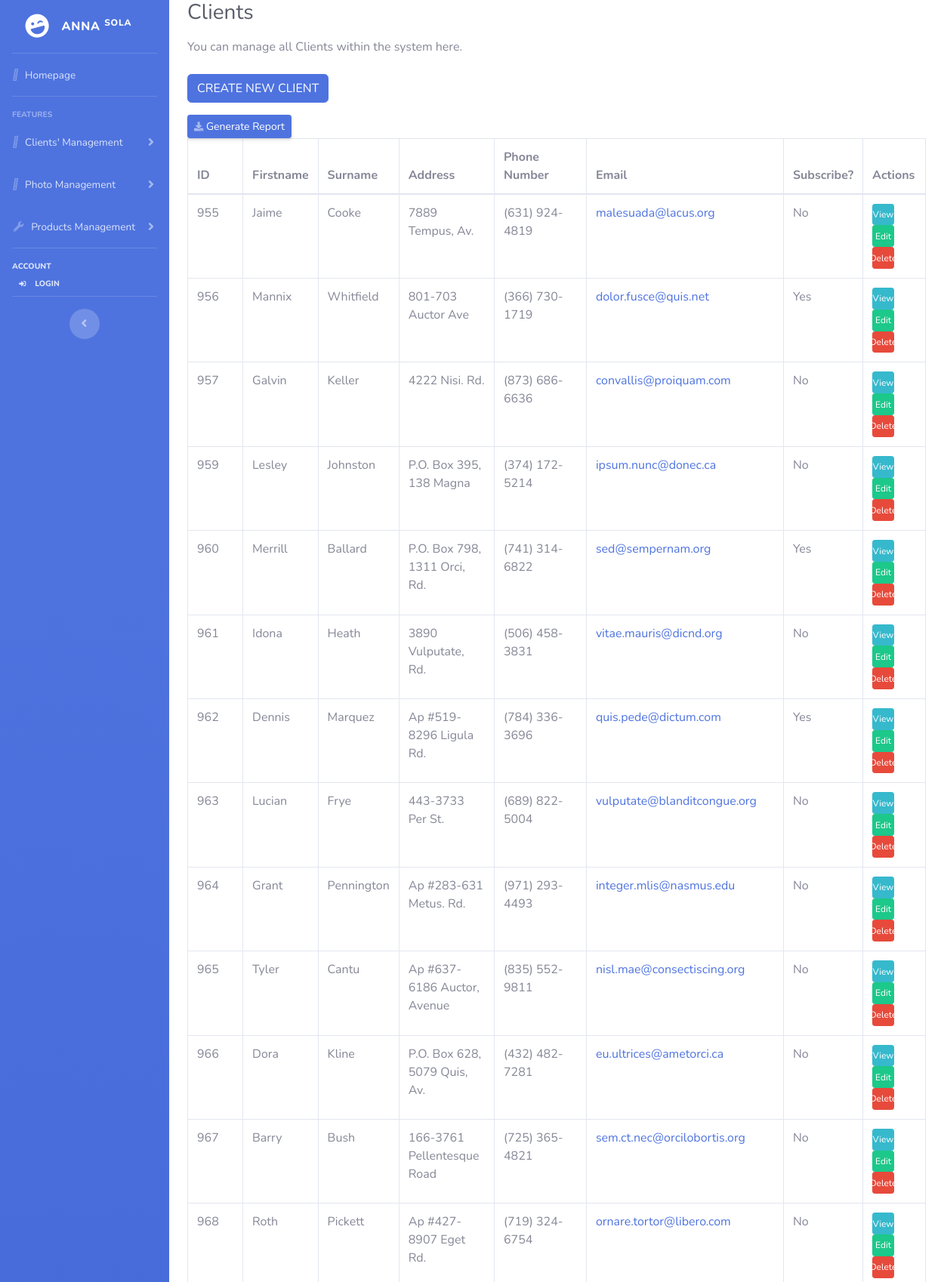
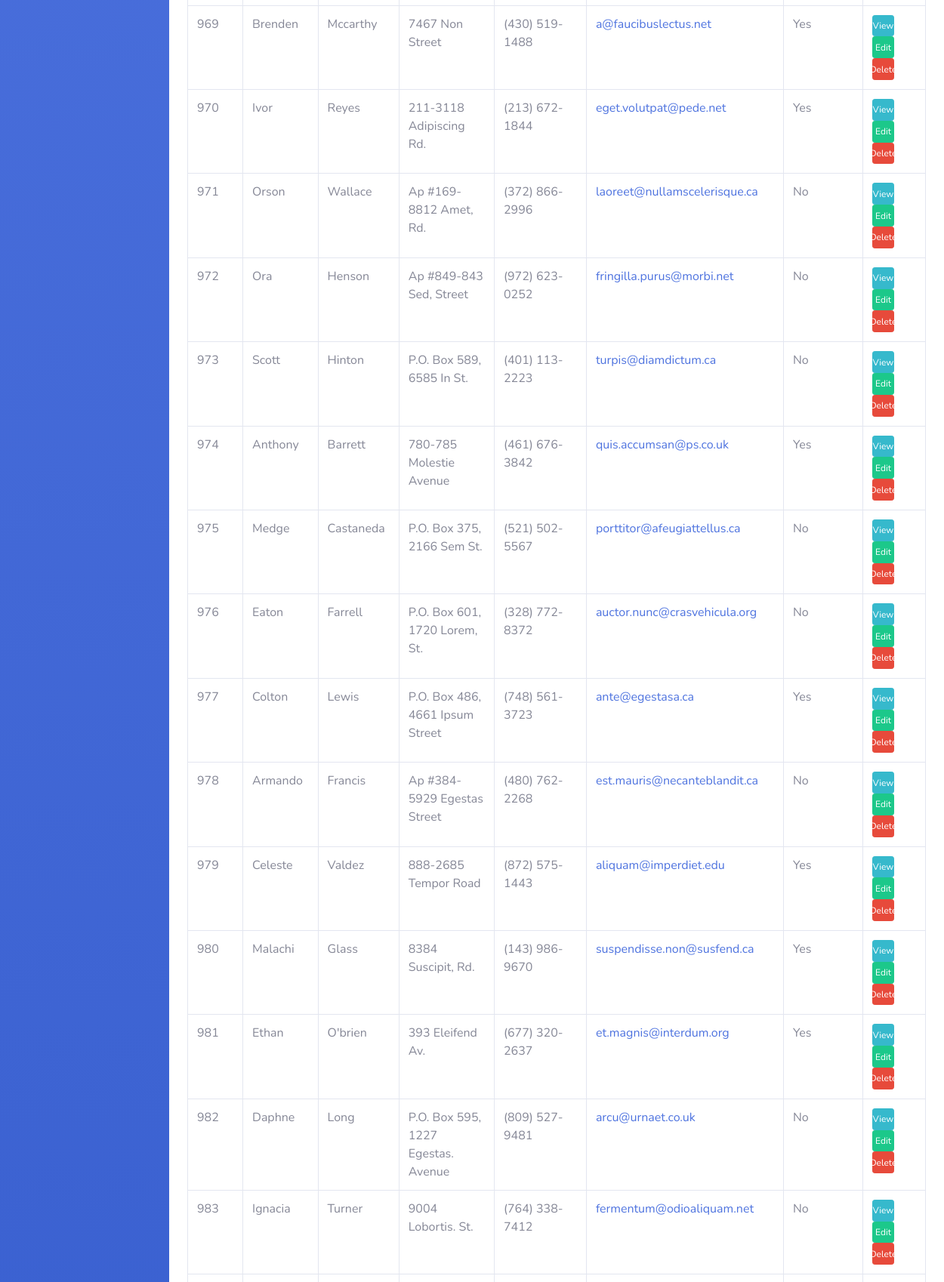
The page /client.php (signed in, upper part) on the database its author committed (2 pictures, top to bottom).
### tables this page shows
CREATE TABLE `clients` (
                           `id` int(10) NOT NULL,
                           `client_Firstname` varchar(150) NOT NULL,
                           `client_Surname` varchar(150) NOT NULL,
                           `client_Address` varchar(200) NOT NULL,
                           `client_Phone` varchar(25) NOT NULL,
                           `client_Email` varchar(320) NOT NULL,
                           `client_Subscribe` varchar(20) NOT NULL,
                           `client_Other_information` varchar(320) NOT NULL
);

### client.php (the view, shortened to what this page needs)
<?php
require('header.php');
?>
<div class="container-fluid">
    <h1 class="h3 mb-2 text-gray-800 pb-2">
        <span>Clients</span>
    </h1>
    <p class="mb-4">You can manage all Clients within the system here.</p>
    <div class="table-responsive">
        <?php $client_stmt = $pdo->prepare("SELECT * FROM `clients`");
        if ($client_stmt->execute() && $client_stmt->rowCount() > 0): ?>
            <table class="table table-bordered">
                <div>
                    <p class="yes" >
                        <a href="client_insert.php" type="button" class="btn btn-primary" name="insert">CREATE NEW CLIENT </a>
                    </p>
                </div>
                <div style="text-align: left">
                    <a href="report.php" class="d-none d-sm-inline-block btn btn-sm btn-primary shadow-sm" ><i
                                class="fas fa-download fa-sm text-white-50"></i> Generate Report</a>
                </div>
                <thead>
                <tr>
                    <th scope="col" >ID</th>
                    <th scope="col">Firstname</th>
                    <th scope="col">Surname</th>
                    <th scope="col">Address</th>
                    <th scope="col">Phone Number</th>
                    <th scope="col">Email</th>
                    <th scope="col">Subscribe?</th>
                    <th scope="col">Actions</th>
                </tr>
                </thead>
                <tbody>
                <?php while ($clients = $client_stmt->fetchObject()): ?>
                    <tr>
                        <td><?= $clients->id?></td>
                        <td><?= $clients->client_Firstname?></td>
                        <td><?= $clients->client_Surname ?></td>
                        <td><?= $clients->client_Address ?></td>
                        <td><?= $clients->client_Phone ?></td>
                        <td><a href="mailto: <?= $clients->client_Email ?>"> <?= $clients->client_Email ?></a></td>
                        <td><?= $clients->client_Subscribe ?></td>
                        <td class="table-cell-center">
                            <a class="btn btn-info btn-circle btn-sm button-delete-product" href="client_view.php?id=<?= $clients->id ?>" >View</a>
                            <a class="btn btn-success btn-circle btn-sm button-delete-product" href="client_update.php?id=<?= $clients->id ?>" >Edit</a>
                            <a  class="btn btn-danger btn-circle btn-sm button-delete-product" onclick="window.location='client_delete.php?id=<?= $clients->id ?>'">Delete</a>
                        </td>
                    </tr>
                <?php endwhile; ?>
                </tbody>
            </table>
        <?php else: ?>
            <p class="mb-4">There's no product in the database. </p>
        <?php endif; ?>
    </div>
    <?php
    $currentFilePath = $_SERVER["SCRIPT_FILENAME"];
    echo "<b>Current PHP File is " . $currentFilePath . "</b><br/>";
    echo "</ul>";?>
</div>

### client.php (style rules this page uses)
a { color: #4e73df; text-decoration: none; }

### rows shown on the page
clients: id "955", client_Firstname "Jaime", client_Surname "Cooke", client_Address "7889 Tempus, Av.", client_Phone "(631) 924-4819", client_Email "malesuada@lacus.org", client_Subscribe "No"
clients: id "956", client_Firstname "Mannix", client_Surname "Whitfield", client_Address "801-703 Auctor Ave", client_Phone "(366) 730-1719", client_Email "dolor.fusce@quis.net", client_Subscribe "Yes"
clients: id "957", client_Firstname "Galvin", client_Surname "Keller", client_Address "4222 Nisi. Rd.", client_Phone "(873) 686-6636", client_Email "convallis@proiquam.com", client_Subscribe "No"
clients: id "959", client_Firstname "Lesley", client_Surname "Johnston", client_Address "P.O. Box 395, 138 Magna", client_Phone "(374) 172-5214", client_Email "ipsum.nunc@donec.ca", client_Subscribe "No"
clients: id "960", client_Firstname "Merrill", client_Surname "Ballard", client_Address "P.O. Box 798, 1311 Orci, Rd.", client_Phone "(741) 314-6822", client_Email "sed@sempernam.org", client_Subscribe "Yes"
clients: id "961", client_Firstname "Idona", client_Surname "Heath", client_Address "3890 Vulputate, Rd.", client_Phone "(506) 458-3831", client_Email "vitae.mauris@dicnd.org", client_Subscribe "No"
clients: id "962", client_Firstname "Dennis", client_Surname "Marquez", client_Address "Ap #519-8296 Ligula Rd.", client_Phone "(784) 336-3696", client_Email "quis.pede@dictum.com", client_Subscribe "Yes"
clients: id "963", client_Firstname "Lucian", client_Surname "Frye", client_Address "443-3733 Per St.", client_Phone "(689) 822-5004", client_Email "vulputate@blanditcongue.org", client_Subscribe "No"
clients: id "964", client_Firstname "Grant", client_Surname "Pennington", client_Address "Ap #283-631 Metus. Rd.", client_Phone "(971) 293-4493", client_Email "integer.mlis@nasmus.edu", client_Subscribe "No"
clients: id "965", client_Firstname "Tyler", client_Surname "Cantu", client_Address "Ap #637-6186 Auctor, Avenue", client_Phone "(835) 552-9811", client_Email "nisl.mae@consectiscing.org", client_Subscribe "No"
clients: id "966", client_Firstname "Dora", client_Surname "Kline", client_Address "P.O. Box 628, 5079 Quis, Av.", client_Phone "(432) 482-7281", client_Email "eu.ultrices@ametorci.ca", client_Subscribe "No"
clients: id "967", client_Firstname "Barry", client_Surname "Bush", client_Address "166-3761 Pellentesque Road", client_Phone "(725) 365-4821", client_Email "sem.ct.nec@orcilobortis.org", client_Subscribe "No"
clients: id "968", client_Firstname "Roth", client_Surname "Pickett", client_Address "Ap #427-8907 Eget Rd.", client_Phone "(719) 324-6754", client_Email "ornare.tortor@libero.com", client_Subscribe "No"
clients: id "969", client_Firstname "Brenden", client_Surname "Mccarthy", client_Address "7467 Non Street", client_Phone "(430) 519-1488", client_Email "a@faucibuslectus.net", client_Subscribe "Yes"
clients: id "970", client_Firstname "Ivor", client_Surname "Reyes", client_Address "211-3118 Adipiscing Rd.", client_Phone "(213) 672-1844", client_Email "eget.volutpat@pede.net", client_Subscribe "Yes"
clients: id "971", client_Firstname "Orson", client_Surname "Wallace", client_Address "Ap #169-8812 Amet, Rd.", client_Phone "(372) 866-2996", client_Email "laoreet@nullamscelerisque.ca", client_Subscribe "No"
clients: id "972", client_Firstname "Ora", client_Surname "Henson", client_Address "Ap #849-843 Sed, Street", client_Phone "(972) 623-0252", client_Email "fringilla.purus@morbi.net", client_Subscribe "No"
clients: id "973", client_Firstname "Scott", client_Surname "Hinton", client_Address "P.O. Box 589, 6585 In St.", client_Phone "(401) 113-2223", client_Email "turpis@diamdictum.ca", client_Subscribe "No"
clients: id "974", client_Firstname "Anthony", client_Surname "Barrett", client_Address "780-785 Molestie Avenue", client_Phone "(461) 676-3842", client_Email "quis.accumsan@ps.co.uk", client_Subscribe "Yes"
clients: id "975", client_Firstname "Medge", client_Surname "Castaneda", client_Address "P.O. Box 375, 2166 Sem St.", client_Phone "(521) 502-5567", client_Email "porttitor@afeugiattellus.ca", client_Subscribe "No"
clients: id "976", client_Firstname "Eaton", client_Surname "Farrell", client_Address "P.O. Box 601, 1720 Lorem, St.", client_Phone "(328) 772-8372", client_Email "auctor.nunc@crasvehicula.org", client_Subscribe "No"
clients: id "977", client_Firstname "Colton", client_Surname "Lewis", client_Address "P.O. Box 486, 4661 Ipsum Street", client_Phone "(748) 561-3723", client_Email "ante@egestasa.ca", client_Subscribe "Yes"
clients: id "978", client_Firstname "Armando", client_Surname "Francis", client_Address "Ap #384-5929 Egestas Street", client_Phone "(480) 762-2268", client_Email "est.mauris@necanteblandit.ca", client_Subscribe "No"
clients: id "979", client_Firstname "Celeste", client_Surname "Valdez", client_Address "888-2685 Tempor Road", client_Phone "(872) 575-1443", client_Email "aliquam@imperdiet.edu", client_Subscribe "Yes"
clients: id "980", client_Firstname "Malachi", client_Surname "Glass", client_Address "8384 Suscipit, Rd.", client_Phone "(143) 986-9670", client_Email "suspendisse.non@susfend.ca", client_Subscribe "Yes"
clients: id "981", client_Firstname "Ethan", client_Surname "O'brien", client_Address "393 Eleifend Av.", client_Phone "(677) 320-2637", client_Email "et.magnis@interdum.org", client_Subscribe "Yes"
clients: id "982", client_Firstname "Daphne", client_Surname "Long", client_Address "P.O. Box 595, 1227 Egestas. Avenue", client_Phone "(809) 527-9481", client_Email "arcu@urnaet.co.uk", client_Subscribe "No"
clients: id "983", client_Firstname "Ignacia", client_Surname "Turner", client_Address "9004 Lobortis. St.", client_Phone "(764) 338-7412", client_Email "fermentum@odioaliquam.net", client_Subscribe "No"
